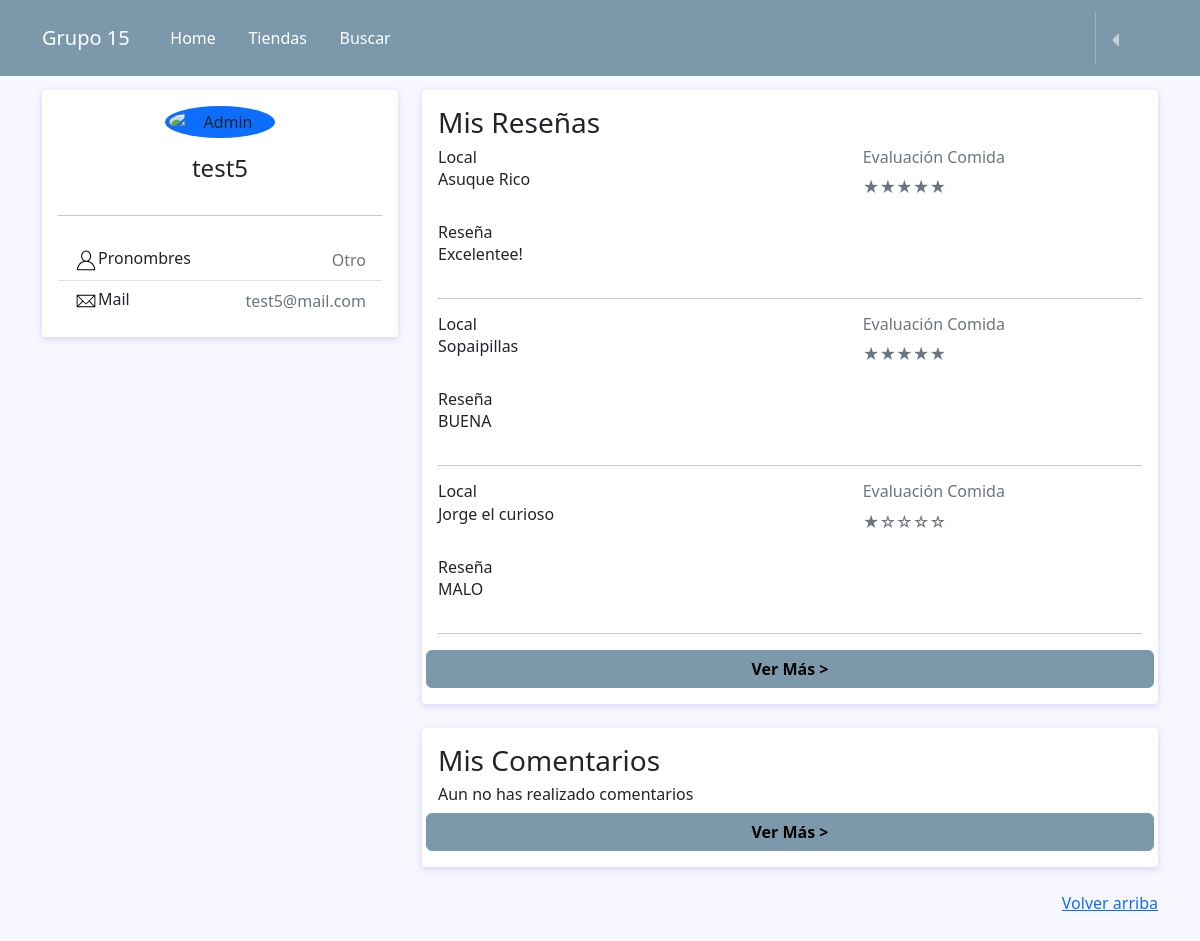
The page /profile/ (signed in) on the database as committed earlier.
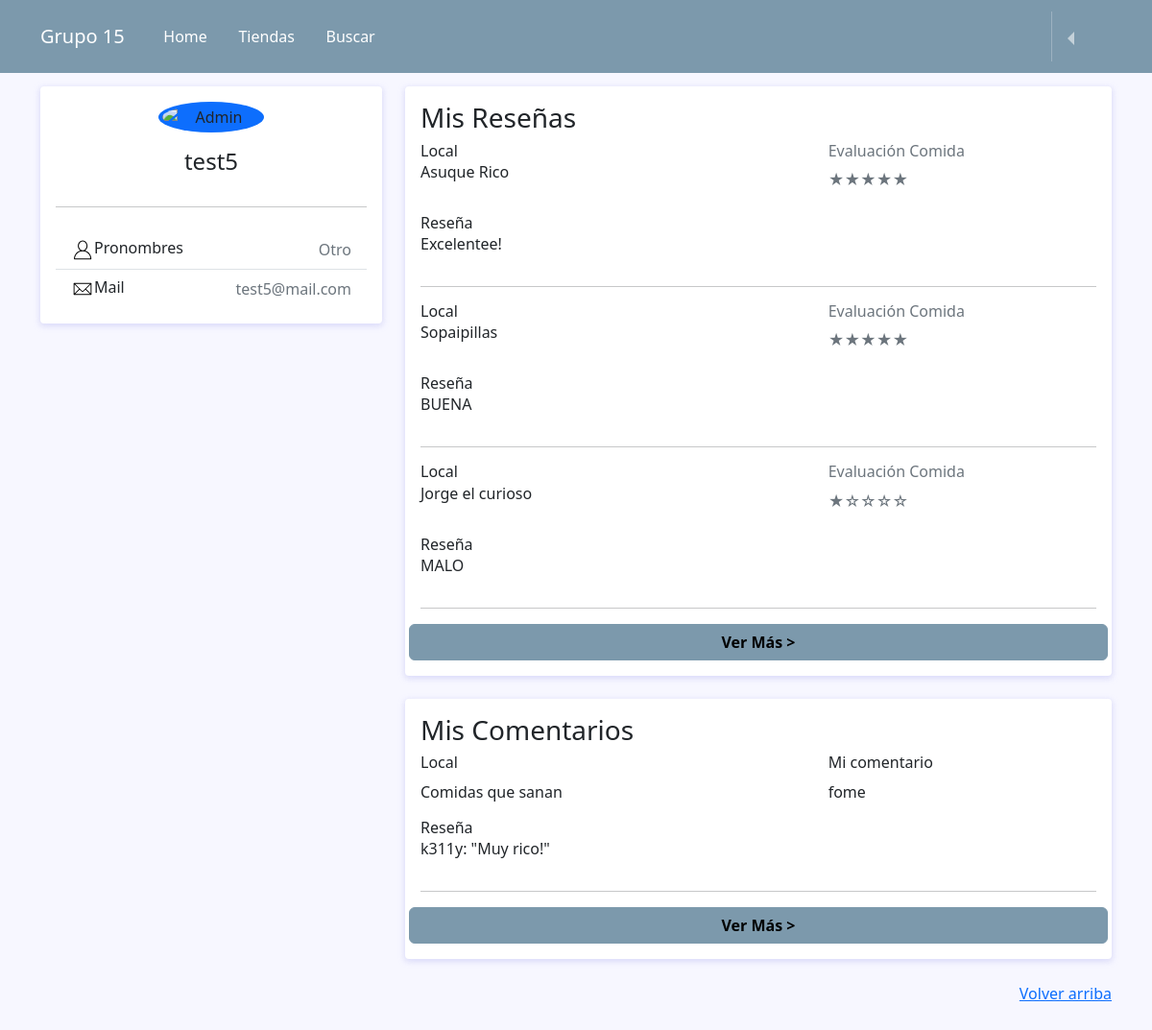
The same page on the database as committed later.
### reviews/models.py (models this page shows, shortened)
class Evaluacion(models.Model):
    usuario = models.ForeignKey(User, on_delete=models.CASCADE)
    local_comida = models.ForeignKey(Puesto_de_comida, related_name='evaluaciones', on_delete=models.CASCADE)
    detalle = models.TextField(blank=True)
    calificacion_comida = models.IntegerField()
    calificacion_precio = models.IntegerField()
    calificacion_presentacion = models.IntegerField()
    fecha = models.DateTimeField(auto_now_add=True)
    usuario_dio_like = models.ManyToManyField(User, related_name='like_reviews', blank=True)
    usuario_dio_dislike = models.ManyToManyField(User, related_name='dislike_reviews', blank=True)

class Puesto_de_comida(models.Model):
    nombre = models.CharField(max_length=200)
    dueño = models.CharField(max_length=200, blank=True)
    FotoLocal = models.ImageField(upload_to='Fotos_locales/', null=True, blank=True)
    def __str__(self):
        return self.nombre

class Comentario(models.Model):
    evaluacion = models.ForeignKey(Evaluacion, related_name='calificaciones', on_delete=models.CASCADE)
    comentarista = models.ForeignKey(User, on_delete=models.CASCADE)
    comentario = models.TextField(blank=False)
    es_util = models.BooleanField(default=False)
    like_comentario = models.IntegerField(default=0)
    dislike_comentario = models.IntegerField(default=0)
    fechacomentario = models.DateTimeField(auto_now_add=True)

class User(AbstractUser):
  pronombres = [('La','La'),('El','El'), ('Le','Le'),('Otro','Otro')]
  pronombre = models.CharField(max_length=5,choices=pronombres)

### reviews/views.py (the view)
# urls.py: path('profile/', perfil, name="profile"),
@login_required
def perfil(request):
    reviews_usuario = Evaluacion.objects.filter(usuario_id = request.user)
    comentarios_usuario = Comentario.objects.filter(comentarista = request.user)
    return render(request, "perfil.html", {"reviews_usuario" : reviews_usuario, "comentarios_usuario" : comentarios_usuario})

### templates/perfil.html (shortened to what the changed rows need)
{% extends 'base.html' %}
{% load static %}
{% block content %}
<head>
  <link rel="stylesheet">
  <link href="https://cdnjs.cloudflare.com/ajax/libs/font-awesome/5.11.2/css/all.min.css" rel="stylesheet">
  <link rel="stylesheet" href="{% static 'css/perfil.css' %}">
</head>
{% if request.user.is_authenticated %}
<div class="container">
  <div class="main-body">
    <div class="row">
      <div class="col-lg-8">
        <div class="card">
          <div class="card-body">
          <h3>Mis Reseñas</h3>
          {% for review in reviews_usuario|slice:":3" %}
            <div class="row mb-3">
              <div class="col-sm-7">
                <h6 class="mb-0">Local</h6>
                <p>{{review.local_comida}}</p>
              </div>
              <div class="col-sm-5 text-secondary">
                <h6>Evaluación Comida</h6>
                {% if review.calificacion_comida == 1 %}
                      <span>★☆☆☆☆</span>
                    {% endif %}
                    {% if review.calificacion_comida == 5 %}
                      <span>★★★★★</span>
                    {% endif %}
              </div>
            </div>
            <div class="row mb-7">
              <div class="col-sm-10">
                <h6 class="mb-0">Reseña</h6>
                <p>{{review.detalle}}</p>
              </div>
            </div>
            <hr>
          {% empty %}
          <h6>No has realizado reseñas</h6>
          {% endfor %}
            <div class="row">
              <button class="btn see-more" id="see-more" data-toggle="modal" data-target="#exampleModal">Ver Más ></button>
            </div>
          </div>
        </div>
        <div class="row">
          <div class="col-sm-12">
            <div class="card">
              <div class="card-body">
                <h3>Mis Comentarios</h3>
              {% for comentario in comentarios_usuario|slice:":3" %}
                <div class="row mb-3">
                  <div class="col-sm-7">
                    <h6 class="d-flex align-items-center">Local</h5>
                    <p>{{comentario.evaluacion.local_comida}}</p>
                  </div>
                  <div class="col-sm-5">
                    <h6>Mi comentario</h6>
                    <p>{{comentario.comentario}}</p>
                  </div>
                  <div class="row mb-7">
                    <div class="col-sm-7">
                      <h6 class="mb-0">Reseña</h6>
                      <p>{{comentario.evaluacion.usuario}}: "{{comentario.evaluacion.detalle}}"</p>
                    </div>
                  </div>
                </div>
                <hr>
              {% empty %}
              <h6>Aun no has realizado comentarios</h6>
              {% endfor %}
                <div class="row">
                  <button class="btn see-more" id="see-more" data-toggle="modal" data-target="#commentsModal">Ver Más ></button>
                </div>
              </div>
            </div>
          </div>
        </div>
      </div>
    </div>
  </div>
</div>
{%endif%}
{% endblock %}

Rows that differ between the two databases and show on the page:
added Comentario: evaluacion.local_comida "Comidas que sanan", comentario "fome", evaluacion.usuario "k311y", evaluacion.detalle "Muy rico!"
Other text that changed with them:
text no longer shown: "Aun no has realizado comentarios"
